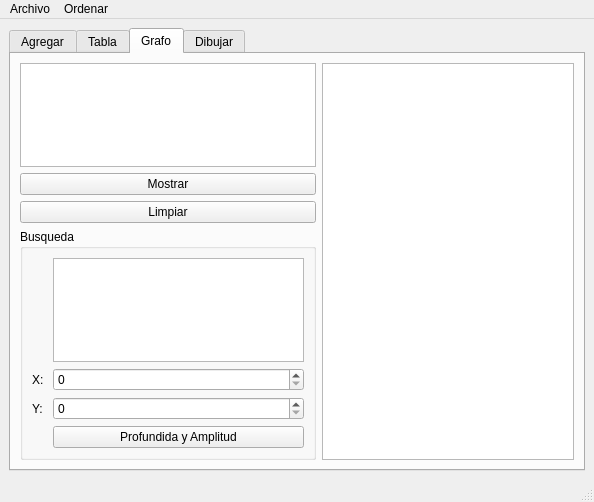
<?xml version="1.0" encoding="UTF-8"?>
<ui version="4.0">
 <class>MainWindow</class>
 <widget class="QMainWindow" name="MainWindow">
  <property name="geometry">
   <rect>
    <x>0</x>
    <y>0</y>
    <width>594</width>
    <height>502</height>
   </rect>
  </property>
  <property name="windowTitle">
   <string>Particulas</string>
  </property>
  <widget class="QWidget" name="centralwidget">
   <layout class="QGridLayout" name="gridLayout_3">
    <item row="0" column="0">
     <widget class="QTabWidget" name="tabWidget">
      <property name="currentIndex">
       <number>2</number>
      </property>
      <widget class="QWidget" name="tab">
       <attribute name="title">
        <string>Agregar</string>
       </attribute>
       <layout class="QGridLayout" name="gridLayout">
        <item row="0" column="0">
         <widget class="QGroupBox" name="groupBox">
          <property name="title">
           <string>Particulas</string>
          </property>
          <layout class="QGridLayout" name="gridLayout_2">
           <item row="3" column="2">
            <widget class="QSpinBox" name="DestinoX_spinBox">
             <property name="maximum">
              <number>500</number>
             </property>
            </widget>
           </item>
           <item row="0" column="2">
            <widget class="QSpinBox" name="ID_spinBox">
             <property name="maximum">
              <number>99</number>
             </property>
            </widget>
           </item>
           <item row="4" column="2">
            <widget class="QSpinBox" name="DestinoY_spinBox">
             <property name="maximum">
              <number>500</number>
             </property>
            </widget>
           </item>
           <item row="7" column="0">
            <widget class="QPushButton" name="AgInicio_pushButton">
             <property name="text">
              <string>Agregar Inicio</string>
             </property>
            </widget>
           </item>
           <item row="5" column="0" colspan="2">
            <widget class="QLabel" name="label_6">
             <property name="text">
              <string>Velocidad:</string>
             </property>
            </widget>
           </item>
           <item row="7" column="1">
            <widget class="QPushButton" name="AgFinal_pushButton">
             <property name="text">
              <string>Agregar Final</string>
             </property>
            </widget>
           </item>
           <item row="1" column="0" colspan="2">
            <widget class="QLabel" name="OrigenX_label">
             <property name="text">
              <string>Origen en X: </string>
             </property>
            </widget>
           </item>
           <item row="2" column="0" colspan="2">
            <widget class="QLabel" name="OrigenY_label">
             <property name="text">
              <string>Origen en Y: </string>
             </property>
            </widget>
           </item>
           <item row="3" column="0" colspan="2">
            <widget class="QLabel" name="label_4">
             <property name="text">
              <string>Destino X:</string>
             </property>
            </widget>
           </item>
           <item row="5" column="2">
            <widget class="QSpinBox" name="Velocidad_spinBox"/>
           </item>
           <item row="6" column="0" colspan="2">
            <widget class="QGroupBox" name="groupBox_2">
             <property name="title">
              <string>Color (RGB)</string>
             </property>
             <layout class="QFormLayout" name="formLayout">
              <item row="0" column="0">
               <widget class="QLabel" name="label_8">
                <property name="text">
                 <string>Red:</string>
                </property>
               </widget>
              </item>
              <item row="0" column="1">
               <widget class="QSpinBox" name="ColorRed_spinBox">
                <property name="maximum">
                 <number>255</number>
                </property>
               </widget>
              </item>
              <item row="1" column="0">
               <widget class="QLabel" name="label_9">
                <property name="text">
                 <string>Green:</string>
                </property>
               </widget>
              </item>
              <item row="1" column="1">
               <widget class="QSpinBox" name="ColorGreen_spinBox">
                <property name="maximum">
                 <number>255</number>
                </property>
               </widget>
              </item>
              <item row="2" column="0">
               <widget class="QLabel" name="label_10">
                <property name="text">
                 <string>Blue:</string>
                </property>
               </widget>
              </item>
              <item row="2" column="1">
               <widget class="QSpinBox" name="ColorBlue_spinBox">
                <property name="maximum">
                 <number>255</number>
                </property>
               </widget>
              </item>
             </layout>
            </widget>
           </item>
           <item row="2" column="2">
            <widget class="QSpinBox" name="OrigenY_spinBox">
             <property name="maximum">
              <number>500</number>
             </property>
            </widget>
           </item>
           <item row="1" column="2">
            <widget class="QSpinBox" name="OrigenX_spinBox">
             <property name="maximum">
              <number>500</number>
             </property>
            </widget>
           </item>
           <item row="4" column="0" colspan="2">
            <widget class="QLabel" name="label_5">
             <property name="text">
              <string>Destino Y:</string>
             </property>
            </widget>
           </item>
           <item row="0" column="0">
            <widget class="QLabel" name="ID_label">
             <property name="text">
              <string>ID: </string>
             </property>
            </widget>
           </item>
           <item row="7" column="2">
            <widget class="QPushButton" name="Mostrar_pushButton">
             <property name="text">
              <string>Mostrar</string>
             </property>
            </widget>
           </item>
          </layout>
         </widget>
        </item>
        <item row="0" column="1">
         <widget class="QPlainTextEdit" name="plainTextEdit"/>
        </item>
       </layout>
      </widget>
      <widget class="QWidget" name="tab_2">
       <attribute name="title">
        <string>Tabla</string>
       </attribute>
       <layout class="QGridLayout" name="gridLayout_4">
        <item row="1" column="1">
         <widget class="QPushButton" name="Buscar_Tabla_PushButton">
          <property name="text">
           <string>Buscar</string>
          </property>
         </widget>
        </item>
        <item row="1" column="2">
         <widget class="QPushButton" name="Mostrar_Tabla_PushButton">
          <property name="text">
           <string>Mostrar</string>
          </property>
         </widget>
        </item>
        <item row="1" column="0">
         <widget class="QLineEdit" name="Buscar_Tabla_lineEdit">
          <property name="placeholderText">
           <string>ID particula</string>
          </property>
         </widget>
        </item>
        <item row="0" column="0" colspan="3">
         <widget class="QTableWidget" name="Tabla"/>
        </item>
       </layout>
      </widget>
      <widget class="QWidget" name="tab_4">
       <attribute name="title">
        <string>Grafo</string>
       </attribute>
       <layout class="QGridLayout" name="gridLayout_7">
        <item row="0" column="0">
         <widget class="QPlainTextEdit" name="Grafo_plainTextEdit"/>
        </item>
        <item row="1" column="0">
         <widget class="QPushButton" name="Grafo_M_pushButton">
          <property name="text">
           <string>Mostrar</string>
          </property>
         </widget>
        </item>
        <item row="0" column="1" rowspan="4">
         <widget class="QGraphicsView" name="Grafo_graphicsView"/>
        </item>
        <item row="2" column="0">
         <widget class="QPushButton" name="Grafo_L_pushButton">
          <property name="text">
           <string>Limpiar</string>
          </property>
         </widget>
        </item>
        <item row="3" column="0">
         <widget class="QGroupBox" name="groupBox_3">
          <property name="title">
           <string>Busqueda</string>
          </property>
          <layout class="QFormLayout" name="formLayout_2">
           <item row="0" column="1">
            <widget class="QPlainTextEdit" name="Busquedas_plainTextEdit"/>
           </item>
           <item row="1" column="0">
            <widget class="QLabel" name="label">
             <property name="text">
              <string>X: </string>
             </property>
            </widget>
           </item>
           <item row="1" column="1">
            <widget class="QSpinBox" name="Busqueda_x_spinBox">
             <property name="maximum">
              <number>500</number>
             </property>
            </widget>
           </item>
           <item row="3" column="0">
            <widget class="QLabel" name="label_2">
             <property name="text">
              <string>Y: </string>
             </property>
            </widget>
           </item>
           <item row="3" column="1">
            <widget class="QSpinBox" name="Busqued_y_spinBox">
             <property name="maximum">
              <number>500</number>
             </property>
            </widget>
           </item>
           <item row="4" column="1">
            <widget class="QPushButton" name="Busqueda_pushButton">
             <property name="text">
              <string>Profundida y Amplitud</string>
             </property>
            </widget>
           </item>
          </layout>
         </widget>
        </item>
       </layout>
      </widget>
      <widget class="QWidget" name="tab_3">
       <attribute name="title">
        <string>Dibujar</string>
       </attribute>
       <layout class="QGridLayout" name="gridLayout_5">
        <item row="0" column="0" colspan="2">
         <widget class="QGraphicsView" name="graphicsView"/>
        </item>
        <item row="1" column="0">
         <widget class="QPushButton" name="Dibujar_dibujo_pushButton">
          <property name="text">
           <string>Dibujar</string>
          </property>
         </widget>
        </item>
        <item row="1" column="1">
         <widget class="QPushButton" name="Limpiar_dibujo_pushButton">
          <property name="text">
           <string>Limpiar</string>
          </property>
         </widget>
        </item>
       </layout>
      </widget>
     </widget>
    </item>
   </layout>
  </widget>
  <widget class="QMenuBar" name="menubar">
   <property name="geometry">
    <rect>
     <x>0</x>
     <y>0</y>
     <width>594</width>
     <height>21</height>
    </rect>
   </property>
   <widget class="QMenu" name="menuArchivo">
    <property name="title">
     <string>Archivo</string>
    </property>
    <addaction name="actionAbrir"/>
    <addaction name="actionGuardar"/>
   </widget>
   <widget class="QMenu" name="menuOrdenar">
    <property name="title">
     <string>Ordenar</string>
    </property>
    <addaction name="actionPor_ID"/>
    <addaction name="actionPor_Distancia"/>
    <addaction name="actionPor_Velocidad"/>
   </widget>
   <addaction name="menuArchivo"/>
   <addaction name="menuOrdenar"/>
  </widget>
  <widget class="QStatusBar" name="statusbar"/>
  <action name="actionAbrir">
   <property name="text">
    <string>Abrir</string>
   </property>
   <property name="shortcut">
    <string>Ctrl+O</string>
   </property>
  </action>
  <action name="actionGuardar">
   <property name="text">
    <string>Guardar</string>
   </property>
   <property name="shortcut">
    <string>Ctrl+D</string>
   </property>
  </action>
  <action name="actionPor_ID">
   <property name="text">
    <string>Por ID</string>
   </property>
  </action>
  <action name="actionPor_Distancia">
   <property name="text">
    <string>Por Distancia</string>
   </property>
  </action>
  <action name="actionPor_Velocidad">
   <property name="text">
    <string>Por Velocidad</string>
   </property>
  </action>
 </widget>
 <resources/>
 <connections/>
</ui>
